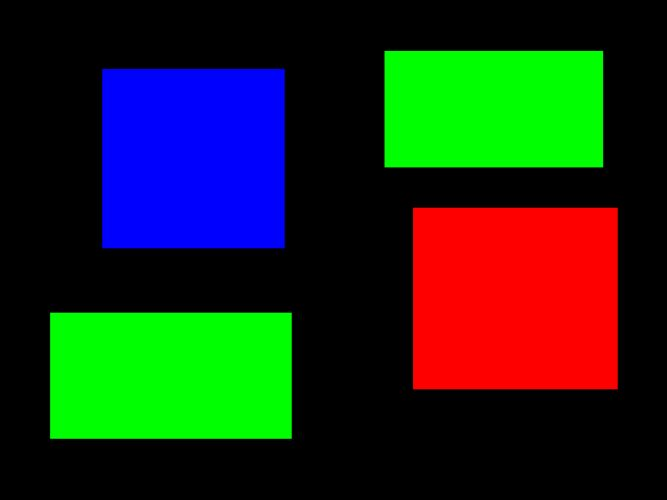
#> input picture Robot Class/image/cvTestImage.jpg, 667 x 500 px, found by its file name
$ python CunninghamMA4b.py
#> lines starting #> are read from the running program, lines starting #| are printed output that depends on the picture; after the words box and inside, x2 and y2 are one past the last pixel; in counts of white or black regions, pixels touching at a corner belong together
import numpy as np
import cv2 as cv
import matplotlib.pyplot as plt

# Create 4 subplots
fig, ax = plt.subplots(nrows=2, ncols=2)

# assign variables for each subplot
plt1, plt2, plt3, plt4 = ax[0,0], ax[0,1], ax[1,0], ax[1,1]

# Turns of tick markers for graphs
for a in ax:
    for b in a:
        b.axis("off")

#--------------------#
# Color Masking Code #
#--------------------#

# load the test image with OpenCV
img = cv.imread('image/cvTestImage.jpg')
#> img is the input picture: shape (500, 667, 3); mean B, G, R 25.5, 42.9, 28.7
# convert the image into a numpy array
img_array = np.array(img)

# Lower bound for masked color
lower_bound = [0,200,0]
# Upper bound for masked color
upper_bound = [10,255,10]

# Creates a boolean mask for color values in the image array
# If it is within the bounds (the color mask) it is true, otherwise false
# mask for the red values
mask_r = (img_array[:, :, 0] >= lower_bound[0]) & (img_array[:, :, 0] <= upper_bound[0])
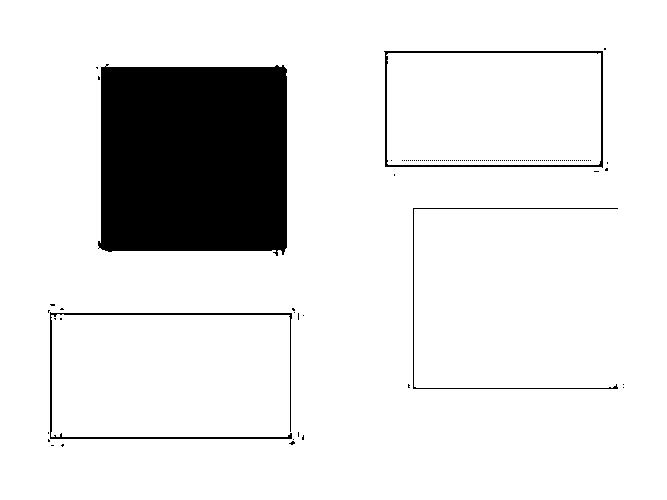
#> mask_r: shape (500, 667) bool; 88.7% white; 127 black regions (123 under 20 px), largest, box (x1, y1, x2, y2) and area: (98, 64, 287, 256) 34261, (50, 312, 292, 439) 1347, (384, 51, 603, 168) 1338, (413, 208, 618, 389) 603
# mask for the green values
mask_g = (img_array[:, :, 1] >= lower_bound[1]) & (img_array[:, :, 1] <= upper_bound[1])
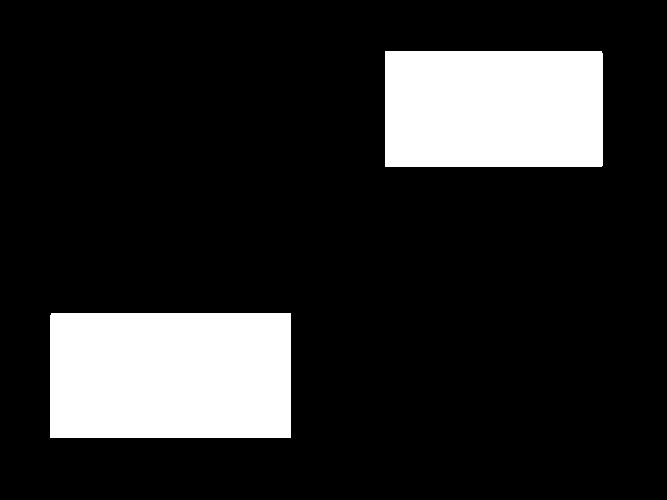
#> mask_g: shape (500, 667) bool; 16.6% white; 2 white regions, box (x1, y1, x2, y2) and area: (50, 313, 291, 438) 30123, (385, 51, 603, 167) 25285
# mask for blue values
mask_b = (img_array[:, :, 2] >= lower_bound[2]) & (img_array[:, :, 2] <= upper_bound[2])
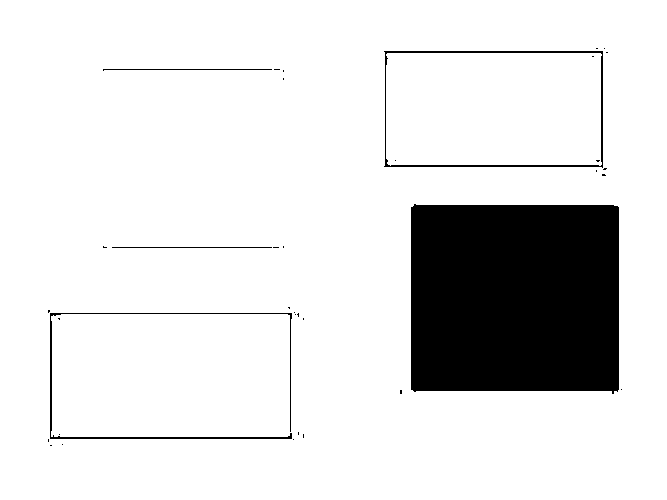
#> mask_b: shape (500, 667) bool; 87.6% white; 36 black regions (31 under 20 px), largest, box (x1, y1, x2, y2) and area: (411, 204, 619, 394) 38685, (384, 51, 603, 168) 1223, (50, 313, 292, 439) 1112, (103, 69, 272, 71) 170, (112, 247, 272, 248) 160

# Combine the masks through a bitwise AND operator
# so only values that pass all checks are included
color_mask = mask_r & mask_g & mask_b
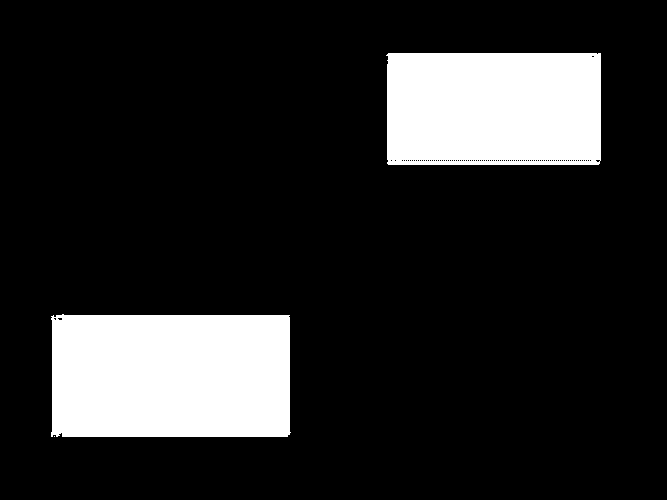
#> color_mask: shape (500, 667) bool; 15.8% white; 3 white regions (1 under 20 px), largest, box (x1, y1, x2, y2) and area: (51, 314, 291, 437) 29011, (386, 53, 601, 165) 23847

# Create a copy of the image array to apply the mask to
masked_image = np.copy(img_array)

# Invert the mask, so only green is allowed through,
# and set all other colors to black
masked_image[np.logical_not(color_mask)] = [0,0,0]
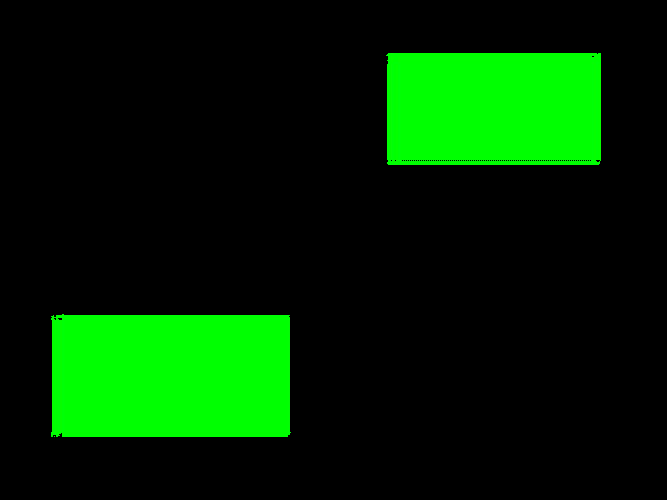
#> masked_image: shape (500, 667, 3); mean B, G, R 0.2, 40.4, 0


# Display Original Image, and set title
plt1.imshow(img_array), plt1.set_title('Original Image')

# Display Masked Image, and set title
plt2.imshow(masked_image), plt2.set_title('Masked Image')

#---------------------------#
# Canny Edge Detection Code #
#---------------------------#

# Load test image in grayscale mode
img_bw = cv.imread('image/cvTestImage.jpg', cv.IMREAD_GRAYSCALE)
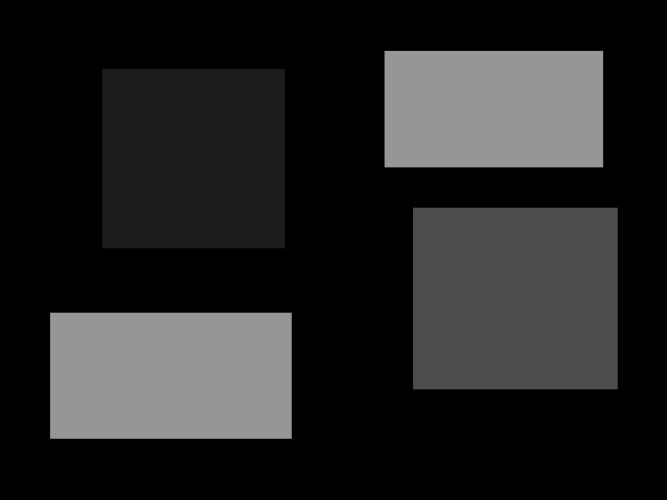
#> img_bw: shape (500, 667); min 0, max 160, mean 36.5

# Perform an OpenCV canny edge detection algorithm, and save the result
edges = cv.Canny(img_bw,50,150)
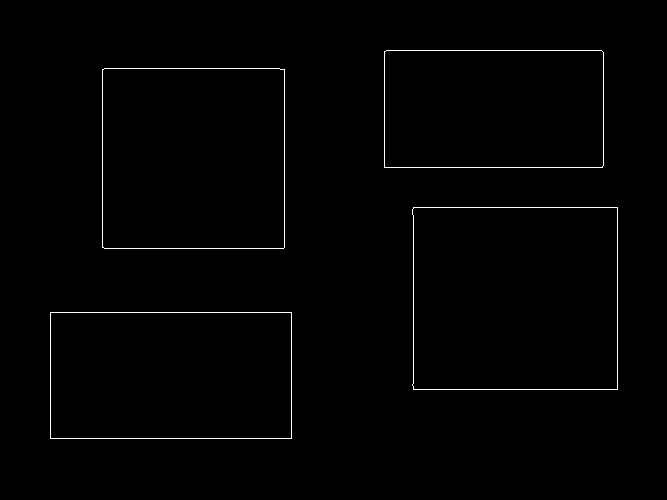
#> edges: shape (500, 667); 0.87% white in thin lines or dots, all inside (x1, y1, x2, y2) = (50, 50, 618, 439)

# Display Original B&W Image, and set title
plt3.imshow(img_bw,cmap = 'gray'), plt3.set_title('Original Image (B/W)')
# Display Modified Image, and set title
plt4.imshow(edges,cmap = 'gray'), plt4.set_title('Edge Image')

# Print Message describing the
# Canny Edge Image in context
print("Edges describe the 'bounds' of the objects in view, \n" \
      "which helps the mechanical arm understand the location of objects, \n"
      "and what orientation and bredth the grabbing apperatus must be in order to grip it")

plt.show()
#> figure, not shown here; B, G, R data is drawn as R, G, B

$ run again, with Robot Class/image/car.png saved as Robot Class/image/cvTestImage.jpg
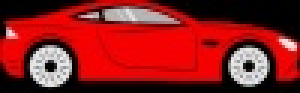
#> input picture Robot Class/image/car.png, 100 x 31 px, found by its file name (shown 3 times larger)
#> img is the input picture: shape (31, 100, 3); mean B, G, R 29.8, 29.6, 140.2
#> `mask_r = (img_array[:, :, 0] >= lower_bound[0]) & (img_array[:, :, 0] ..`:
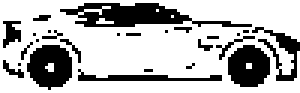
#> mask_r: shape (31, 100) bool (shown 3 times larger); 71.4% white; 26 black regions (20 under 20 px), largest, box (x1, y1, x2, y2) and area: (20, 1, 84, 9) 253, (9, 15, 24, 30) 166, (76, 15, 90, 29) 153, (84, 9, 100, 27) 89, (26, 23, 74, 27) 80, (1, 7, 7, 16) 34
#> mask_g: shape (31, 100) bool; 5.7% white in thin lines or dots, all inside (x1, y1, x2, y2) = (3, 3, 98, 29)
#> mask_b: shape (31, 100) bool; 21.9% white; 13 white regions (10 under 20 px), largest, box (x1, y1, x2, y2) and area: (0, 20, 100, 31) 290, (54, 0, 100, 12) 278, (0, 0, 25, 6) 88
#> color_mask: shape (31, 100) bool; every value is 0
#> masked_image: shape (31, 100, 3); every value is 0
#> `edges = cv.Canny(img_bw,50,150)`:
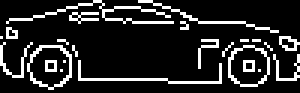
#> edges: shape (31, 100) (shown 3 times larger); 15.1% white in thin lines or dots

$ run again, with Robot Class/image/flag.png saved as Robot Class/image/cvTestImage.jpg
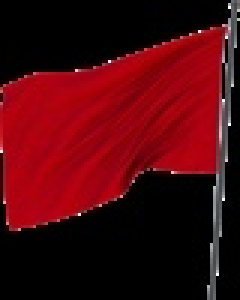
#> input picture Robot Class/image/flag.png, 80 x 100 px, found by its file name (shown 3 times larger)
#> img is the input picture: shape (100, 80, 3); mean B, G, R 12.6, 6.5, 74.8
#> `mask_r = (img_array[:, :, 0] >= lower_bound[0]) & (img_array[:, :, 0] ..`:
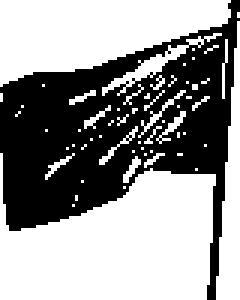
#> mask_r: shape (100, 80) bool (shown 3 times larger); 58.7% white; 1 black region, box (x1, y1, x2, y2) and area: (0, 0, 80, 100) 3308
#> mask_g: shape (100, 80) bool; 0.15% white in thin lines or dots, all inside (x1, y1, x2, y2) = (0, 2, 78, 92)
#> mask_b: shape (100, 80) bool; 50.1% white; 1 black region, box (x1, y1, x2, y2) and area: (0, 0, 80, 100) 3988
#> color_mask: shape (100, 80) bool; every value is 0
#> masked_image: shape (100, 80, 3); every value is 0
#> `edges = cv.Canny(img_bw,50,150)`:
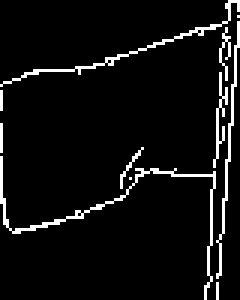
#> edges: shape (100, 80) (shown 3 times larger); 6.1% white in thin lines or dots
